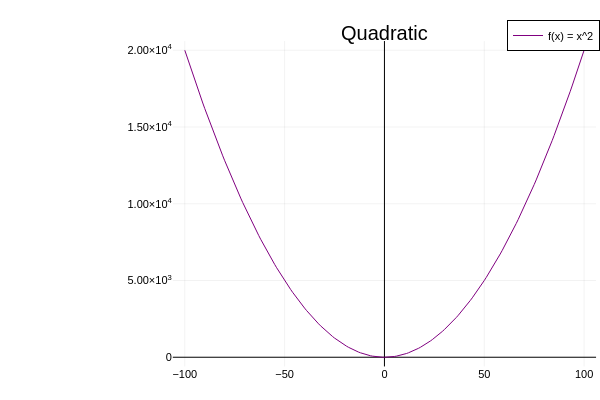

Notebook cell for this chart:
### Markdown cell above
<a id="quadratic-latex"></a>
#### Quadratic Function
$$ f(x) = x^2 $$

[⬆ Back to Table of Contents](#table-of-contents)

### Code cell
x = -100:1:100
f(x) = 2x^2 
plot(x,f, title="Quadratic" , label="f(x) = x^2", color=:purple, framestyle=:zerolines)

### Figure 1 — Plotly figure (JSON) as saved in the notebook; plotly's stock layout.template omitted (floating-point values rounded to 4 significant figures; data arrays with more than 128 entries replaced by an {"elided": "..."} marker saying what was removed)
{"data": [{"colorbar": {"len": 0.9039, "title": "", "x": 0.9934, "y": 0.4896}, "legendgroup": "f(x) = x^2", "line": {"color": "rgba(128, 0, 128, 1.000)", "dash": "solid", "shape": "linear", "width": 1}, "mode": "lines", "name": "f(x) = x^2", "showlegend": true, "type": "scatter", "x": {"elided": "201 int values"}, "xaxis": "x", "y": {"elided": "201 int values"}, "yaxis": "y"}], "layout": {"annotations": [{"font": {"color": "rgba(0, 0, 0, 1.000)", "family": "sans-serif", "size": 20}, "rotation": 0, "showarrow": false, "text": "Quadratic", "x": 0.6407, "xanchor": "center", "xref": "paper", "y": 1, "yanchor": "top", "yref": "paper"}], "height": 400, "legend": {"bgcolor": "rgba(255, 255, 255, 1.000)", "bordercolor": "rgba(0, 0, 0, 1.000)", "borderwidth": 1, "font": {"color": "rgba(0, 0, 0, 1.000)", "family": "sans-serif", "size": 11}, "title": {"font": {"color": "rgba(0, 0, 0, 1.000)", "family": "sans-serif", "size": 15}, "text": ""}, "tracegroupgap": 0, "traceorder": "normal", "x": 1, "xanchor": "auto", "y": 1, "yanchor": "auto"}, "margin": {"b": 20, "l": 0, "r": 0, "t": 20}, "paper_bgcolor": "rgba(255, 255, 255, 1.000)", "plot_bgcolor": "rgba(255, 255, 255, 1.000)", "showlegend": true, "width": 600, "xaxis": {"anchor": "y", "domain": [0.288, 0.9934], "gridcolor": "rgba(0, 0, 0, 0.100)", "gridwidth": 0.5, "linecolor": "rgba(0, 0, 0, 1.000)", "mirror": false, "range": [-106, 106], "showgrid": true, "showline": false, "showticklabels": true, "tickangle": 0, "tickcolor": "rgba(0, 0, 0, 0.000)", "tickfont": {"color": "rgba(0, 0, 0, 1.000)", "family": "sans-serif", "size": 11}, "tickmode": "array", "ticks": "inside", "ticktext": ["−100", "−50", "0", "50", "100"], "tickvals": [-100, -50, 0, 50, 100], "title": "", "titlefont": {"color": "rgba(0, 0, 0, 1.000)", "family": "sans-serif", "size": 15}, "type": "-", "visible": true, "zeroline": true, "zerolinecolor": "rgba(0, 0, 0, 1.000)"}, "yaxis": {"anchor": "x", "domain": [0.03762, 0.9415], "gridcolor": "rgba(0, 0, 0, 0.100)", "gridwidth": 0.5, "linecolor": "rgba(0, 0, 0, 1.000)", "mirror": false, "range": [-600, 20600], "showgrid": true, "showline": false, "showticklabels": true, "tickangle": 0, "tickcolor": "rgba(0, 0, 0, 0.000)", "tickfont": {"color": "rgba(0, 0, 0, 1.000)", "family": "sans-serif", "size": 11}, "tickmode": "array", "ticks": "inside", "ticktext": ["0", "5.00×10<sup>3</sup>", "1.00×10<sup>4</sup>", "1.50×10<sup>4</sup>", "2.00×10<sup>4</sup>"], "tickvals": [0, 5000, 10000, 15000, 20000], "title": "", "titlefont": {"color": "rgba(0, 0, 0, 1.000)", "family": "sans-serif", "size": 15}, "type": "-", "visible": true, "zeroline": true, "zerolinecolor": "rgba(0, 0, 0, 1.000)"}}}
